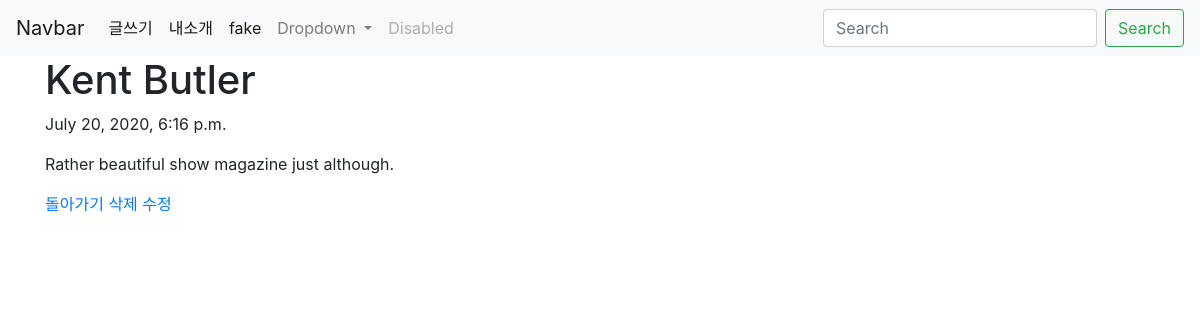
Page /blog/7/ on the committed database.
### blog/models.py (models this page shows, shortened)
class Blog(models.Model):
    title = models.CharField(max_length = 200)
    pub_date = models.DateTimeField('date published')
    body = models.TextField()

### blog/views.py (the view)
# urls.py: path('<int:blog_id>/', views.detail, name = 'detail'),
def detail(request, blog_id):
    blog_detail = get_object_or_404(Blog, pk = blog_id)
    return render(request, 'detail.html', {'blog': blog_detail})

### blog/templates/detail.html
{% extends 'base.html' %}
{% block content %}
<h1>{{blog.title}}</h1>
<p>{{blog.pub_date}}</p>
<p>{{blog.body}}</p>
<a href="{% url 'blog' %}">돌아가기</a>
<a href="{% url 'delete' blog.id %}">삭제</a>
<a href="{% url 'update' blog.id %}">수정</a>
{% endblock %}

### rows in the picture
Blog: title "Kent Butler", pub_date "July 20, 2020, 6:16 p.m.", body "Rather beautiful show magazine just although."
